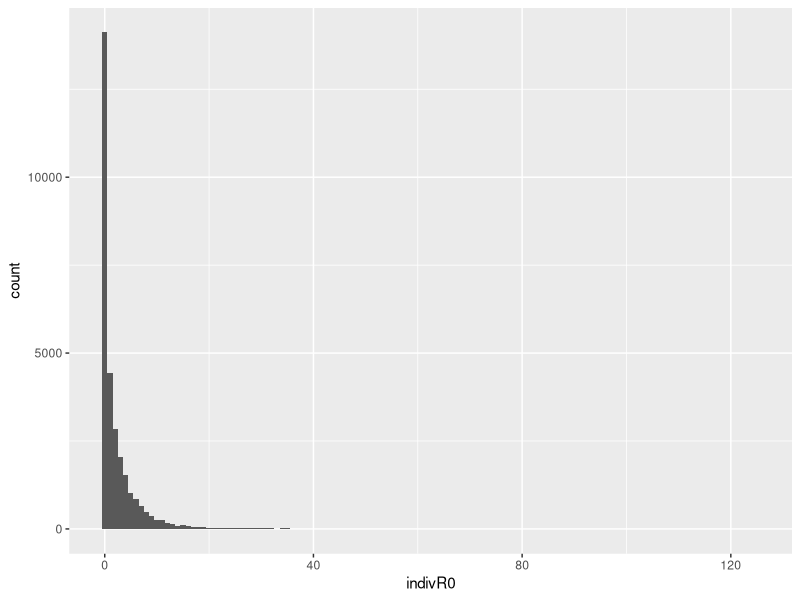

R code for this plot:
## ---- chunk 1
knitr::opts_chunk$set(echo = TRUE)
nsim = 10000
library(tidyverse)
## ---- chunk 2
## Write a function to simulate offspring distributions in the absence of control
get_offspring_dist = function(R0, k){
  data.frame(dispersion = k,
             indivR0 = rnbinom(n = nsim, size = k, mu = R0))
}

## Simulate offspring distributions when dispersion parameter is 1, .5 and .1
lapply(c(1, .5, .1), function(dd) get_offspring_dist(2.5, dd)) %>%
  bind_rows() -> sims
## ---- chunk 3
## ------------ IMPLEMENT CONTROL -------------- ##
## Define superspreader as anyone who causes 7 or more infections. See what happens to R0 if we move 50% of superspreaders into the non-superspreader category.
## Do this by sampling from a truncated negative binomial distribution with paramters R0 and k, and max value (threshold - 1)
get_reduced_r0 = function(origR0s, k, R0, superThreshold = 7){
   isSuperspreader = origR0s >= superThreshold
   toReplace = isSuperspreader & (runif(length(isSuperspreader)) > .5) ## Replace half of superspreaders
   newR0s = origR0s
   newR0s[toReplace] = sample(0:(superThreshold-1), size = sum(toReplace), replace = TRUE, prob = dnbinom(0:(superThreshold-1), size = k, mu = R0)/sum(dnbinom(0:(superThreshold-1), size = k, mu = R0)))
   newR0s
}
#get_reduced_r0(origR0s = 1:100, k = .5, R0 = 2.5)

sims %>% ungroup() %>%
  group_by(dispersion) %>%
  mutate(reducedR0 = get_reduced_r0(indivR0, k = unique(dispersion), R0 = 2.5, superThreshold = 7)) -> simWControl
## ---- chunk 4
## Get the expected number of cases caused by each infectious person with and without control
## Should be R0 without control
simWControl %>%
  group_by(dispersion) %>% 
  summarise(mean = mean(indivR0),
            reducedMean = mean(reducedR0))
## ---- chunk 5
## Get the fraction of infected people who cause 80% and 90% of new cases
## These numbers seem wacky. Am I doing this right?
simWControl %>%
  group_by(dispersion) %>% 
  arrange(indivR0) %>%
  mutate(fTns0 = cumsum(indivR0)/sum(indivR0),
            fTnsC = cumsum(reducedR0)/sum(reducedR0)) %>%
  summarise(fTns0_80 = sum(fTns0 >= .8),
            fTns0_90 = sum(fTns0 >= .9))
## ---- chunk 6
simWControl %>%
  ungroup() %>%
  ggplot() +
  geom_histogram(aes(indivR0, fill = dispersion, color = dispersion), binwidth = 1)
